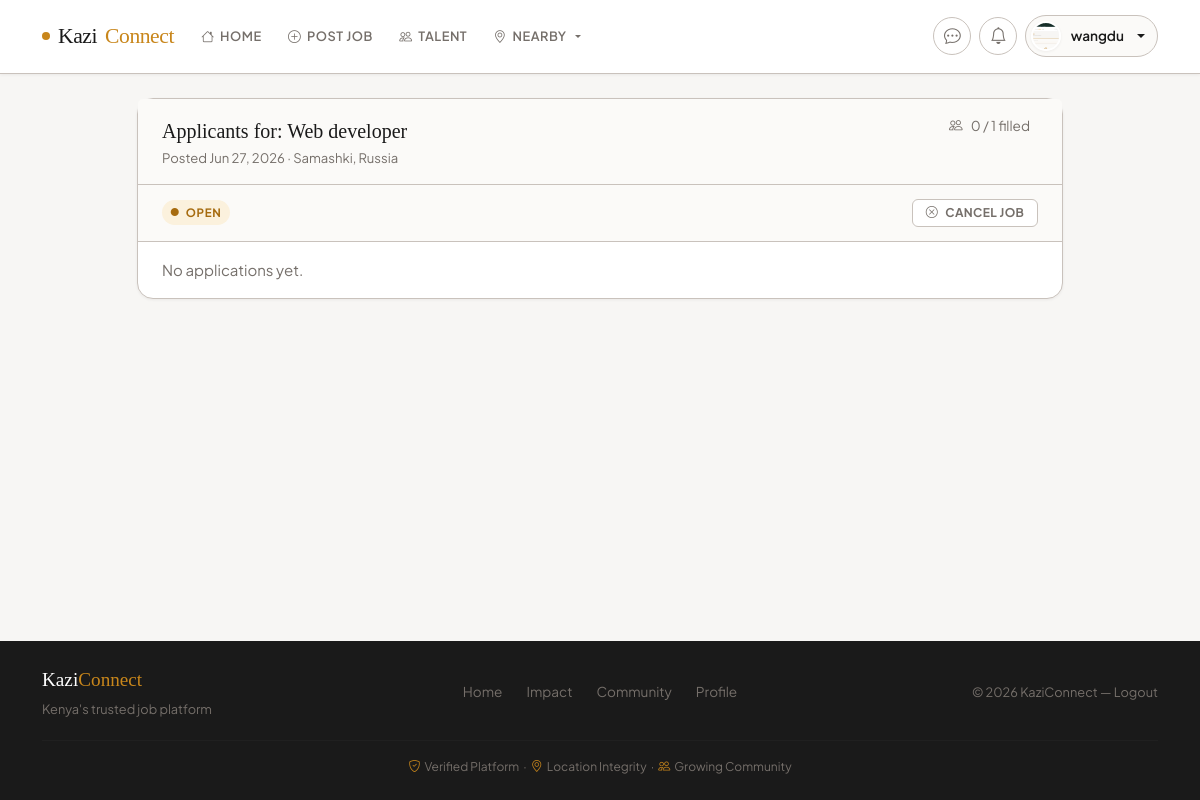
Before: /job-applications/2 (signed in) with the older database file.
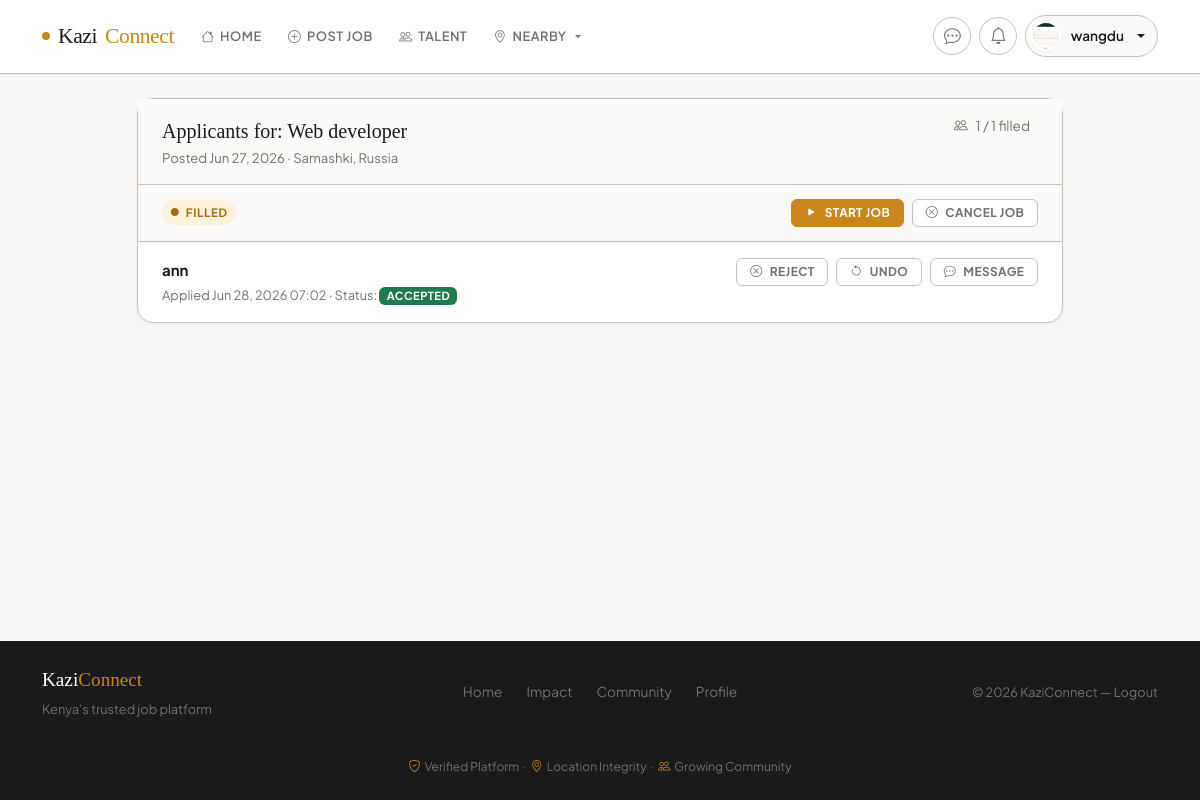
After: the same page with the newer database file.
### app.py (models this page shows, shortened)
class Job(db.Model):
    __tablename__ = 'job'
    id = db.Column(db.Integer, primary_key=True)
    job_ref = db.Column(db.String(12), unique=True, nullable=True, index=True)  # e.g. KZJ-A3F9X2
    title = db.Column(db.String(120), nullable=False)
    description = db.Column(db.Text, nullable=False)
    location = db.Column(db.String(120), nullable=False)
    latitude = db.Column(db.Float, nullable=True)
    longitude = db.Column(db.Float, nullable=True)
    requirements = db.Column(db.Text, nullable=False)
    poster_id = db.Column(db.Integer, db.ForeignKey('user.id'), nullable=False)
    status = db.Column(db.String(20), default='open')  # open, filled, in_progress, completed, cancelled
    pay_amount = db.Column(db.Float, nullable=True)
    pay_type = db.Column(db.String(20), default='fixed')  # fixed, per_hour, per_day
    slots_total = db.Column(db.Integer, default=1, nullable=False)
    slots_filled = db.Column(db.Integer, default=0, nullable=False)
    created_at = db.Column(db.DateTime, default=lambda: datetime.now(timezone.utc))
    updated_at = db.Column(db.DateTime, default=lambda: datetime.now(timezone.utc), onupdate=lambda: datetime.now(timezone.utc))
    started_at = db.Column(db.DateTime, nullable=True)
    completed_at = db.Column(db.DateTime, nullable=True)
    applications = db.relationship('JobApplication', backref='job', lazy=True, cascade='all, delete-orphan')
    media = db.relationship('JobMedia', backref='job', lazy=True, cascade='all, delete-orphan')
    def status_label(self):
        return {
            'open': 'Open',
            'filled': 'Filled',
            'in_progress': 'In Progress',
            'completed': 'Completed',
            'cancelled': 'Cancelled',
        }.get(self.status, self.status.title())
    def can_start(self):
        return self.status in ('open', 'filled') and self.slots_filled > 0
    def can_complete(self):
        return self.status == 'in_progress'

class JobApplication(db.Model):
    __tablename__ = 'job_application'
    id = db.Column(db.Integer, primary_key=True)
    job_id = db.Column(db.Integer, db.ForeignKey('job.id'), nullable=False)
    applicant_id = db.Column(db.Integer, db.ForeignKey('user.id'), nullable=False)
    status = db.Column(db.String(20), default='pending')  # pending, accepted, rejected
    distance_km = db.Column(db.Float, nullable=True)  # distance from applicant to job at time of application
    applied_at = db.Column(db.DateTime, default=lambda: datetime.now(timezone.utc))

class User(UserMixin, db.Model):
    __tablename__ = 'user'
    id = db.Column(db.Integer, primary_key=True)
    username = db.Column(db.String(80), unique=True, nullable=True, index=True)
    email = db.Column(db.String(120), unique=True, nullable=False, index=True)
    password_hash = db.Column(db.String(255), nullable=False)
    role = db.Column(db.String(20), nullable=False, default='worker', index=True)  # 'worker' or 'recruiter'
    phone_number = db.Column(db.String(30))
    national_id = db.Column(db.String(50))
    certificate_of_good_conduct = db.Column(db.String(255))
    profile_picture = db.Column(db.String(255))
    location = db.Column(db.String(100))
    latitude = db.Column(db.Float, nullable=True)
    longitude = db.Column(db.Float, nullable=True)
    work_type = db.Column(db.String(100))
    profile_completed = db.Column(db.Boolean, default=False)
    created_at = db.Column(db.DateTime, default=lambda: datetime.now(timezone.utc))
    real_ip = db.Column(db.String(45), nullable=True)  # IPv6 can be up to 45 chars
    real_latitude = db.Column(db.Float, nullable=True)
    real_longitude = db.Column(db.Float, nullable=True)
    real_city = db.Column(db.String(100), nullable=True)
    real_country = db.Column(db.String(100), nullable=True)
    real_region = db.Column(db.String(100), nullable=True)
    location_discrepancy = db.Column(db.Boolean, default=False)  # Flag if custom location differs from real
    location_verified_at = db.Column(db.DateTime, nullable=True)
    suspension_end_date = db.Column(db.DateTime, nullable=True)  # Track when suspension ends
    suspension_reason = db.Column(db.String(255), nullable=True)
    suspension_duration = db.Column(db.String(20), nullable=True)  # 'hour', 'day', 'week', 'month', 'year', 'custom'
    is_admin = db.Column(db.Boolean, default=False)
    suspended = db.Column(db.Boolean, default=False)
    burned = db.Column(db.Boolean, default=False)  # Permanently banned
    warnings_count = db.Column(db.Integer, default=0)
    jobs_posted = db.relationship('Job', backref='poster', lazy=True, cascade='all, delete-orphan')
    applications = db.relationship('JobApplication', backref='applicant', lazy=True, cascade='all, delete-orphan')
    notifications = db.relationship('Notification', backref='user', lazy=True, cascade='all, delete-orphan')
    sent_messages = db.relationship('Message', foreign_keys='Message.sender_id', backref='sender', lazy='dynamic', cascade='all, delete-orphan')
    received_messages = db.relationship('Message', foreign_keys='Message.recipient_id', backref='recipient', lazy='dynamic', cascade='all, delete-orphan')
    def is_recruiter(self):
        return self.role == 'recruiter'

### app.py (the view)
@app.route('/job-applications/<int:job_id>')
@login_required
def job_applications(job_id):
    job = Job.query.get_or_404(job_id)
    if job.poster_id != current_user.id and not current_user.is_admin:
        abort(403)
    applications = JobApplication.query.filter_by(
        job_id=job_id
    ).order_by(
        JobApplication.distance_km.asc().nullslast(),
        JobApplication.applied_at.desc()
    ).all()
    return render_template(
        'job_applications.html',
        job=job,
        applications=applications,
        estimate_travel_minutes=estimate_travel_minutes
    )

### app.py (called while the page is built)
@app.context_processor
def inject_template_helpers():
    return {
        "now": lambda: datetime.utcnow(),
        "csrf_token": generate_csrf,
        "sanitize": sanitize_html
    }

@app.context_processor
def inject_template_helpers():
    return {
        "now": lambda: datetime.now(timezone.utc),
        "csrf_token": generate_csrf,
        "sanitize": sanitize_html
    }

@login_manager.user_loader
def load_user(user_id):
    try:
        return db.session.get(User, int(user_id))
    except (ValueError, TypeError):
        return None

### templates/job_applications.html (shortened to what the changed rows need)
{% extends 'base.html' %}
{% block content %}
<div class="row justify-content-center">
  <div class="col-12 col-md-10">
    <div class="card">
      <div class="card-header">
        <div class="d-flex justify-content-between align-items-start flex-wrap gap-2">
          <div>
            <div style="font-family:var(--font-display); font-size:1.25rem; color:var(--ink);">
              Applicants for: {{ job.title }}
            </div>
            <div class="small" style="color:var(--stone);">
              Posted {{ job.created_at.strftime('%b %d, %Y') }} &middot; {{ job.location }}
            </div>
          </div>
          <div class="slots-summary">
            <i class="bi bi-people"></i>
            <span>{{ job.slots_filled }} / {{ job.slots_total }} filled</span>
          </div>
        </div>
      </div>
      <div class="lifecycle-banner">
        <div class="d-flex align-items-center gap-2 flex-wrap">
          <span class="lifecycle-status status-{{ job.status }}">
            <i class="bi bi-circle-fill" style="font-size:.5rem;"></i>
            {{ job.status_label() }}
          </span>
        </div>
        <div class="d-flex gap-2 flex-wrap">
          {% if job.can_start() %}
            <form method="post" action="{{ url_for('start_job', job_id=job.id) }}">
              <button class="btn btn-primary btn-sm">
                <i class="bi bi-play-fill"></i> Start Job
              </button>
            </form>
          {% endif %}
        </div>
      </div>
      <div>
        {% for a in applications %}
          <div class="applicant-row {% if job.status in ('in_progress', 'completed', 'cancelled') %}is-locked{% endif %}">
            <div class="applicant-check">
              <div>
                <div class="applicant-name">
                  {{ a.applicant.username or a.applicant.email }}
                </div>
                <div class="applicant-meta">
                  Applied {{ a.applied_at.strftime('%b %d, %Y %H:%M') }}
                  &middot; Status:
                  <span class="badge {% if a.status == 'accepted' %}bg-success{% elif a.status == 'rejected' %}bg-danger{% else %}bg-secondary{% endif %}">
                    {{ a.status }}
                  </span>
                </div>
              </div>
            </div>
            <div class="d-flex gap-2 align-items-center flex-wrap">
              {% if job.status in ('open', 'filled') %}
                <div class="d-flex gap-2 align-items-center flex-wrap">
                  {% if a.status != 'rejected' %}
                    <form method="post" action="{{ url_for('update_application_status', application_id=a.id) }}">
                      <button class="btn btn-outline-secondary btn-sm" type="submit">
                        <i class="bi bi-x-circle"></i> Reject
                      </button>
                    </form>
                  {% endif %}
                  {% if a.status in ('accepted', 'rejected') %}
                    <form method="post" action="{{ url_for('update_application_status', application_id=a.id) }}">
                      <button class="btn btn-outline-secondary btn-sm" type="submit">
                        <i class="bi bi-arrow-counterclockwise"></i> Undo
                      </button>
                    </form>
                  {% endif %}
                </div>
              {% endif %}
              <a class="btn btn-outline-secondary btn-sm" href="{{ url_for('messages_conversation', other_id=a.applicant.id) }}">
                <i class="bi bi-chat-dots"></i> Message
              </a>
            </div>
          </div>
        {% else %}
          <div class="applicant-row">
            <span style="color:var(--stone);">No applications yet.</span>
          </div>
        {% endfor %}
      </div>
    </div>
  </div>
</div>
{% endblock %}

Changed rows visible on the page:
changed Job "Web developer": slots_filled "0" → "1"; status_label "OPEN" → "FILLED"; status "open" → "filled" (drawn)
added JobApplication: applicant "ann", applied_at "Jun 28, 2026 07:02", status "ACCEPTED"
Other visible differences:
text no longer shown: "No applications yet."
text now shown: "START JOB"
